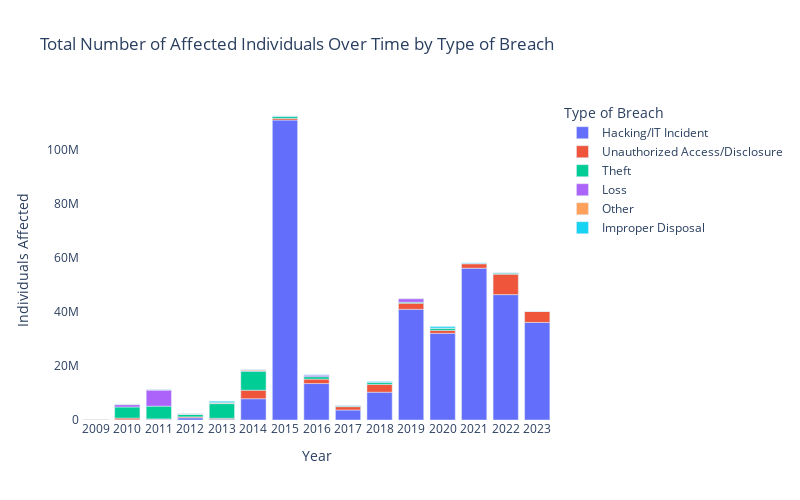

Write notebook code for a chart like this one.
### Markdown cell above
However, besides the count of breache types, the total number of affected individuals by those types of incidents might also be informative.

### Code cell
toggle_code()

fig = px.bar(breach_types[breach_types['Type of Breach'].isin(data['Type of Breach'].value_counts().index[:6])], y="Individuals Affected", x="Year", color="Type of Breach", title="Total Number of Affected Individuals Over Time by Type of Breach")
fig.update_layout(plot_bgcolor='white', xaxis = dict(tickmode = 'linear', tick0 = 1), width=800, height=500)
fig.show()

### Figure 1 — Plotly figure (JSON) as saved in the notebook; plotly's stock layout.template omitted (floating-point values rounded to 4 significant figures)
{"data": [{"alignmentgroup": "True", "hovertemplate": "Type of Breach=Hacking/IT Incident<br>Year=%{x}<br>Individuals Affected=%{y}<extra></extra>", "legendgroup": "Hacking/IT Incident", "marker": {"color": "#636efa", "pattern": {"shape": ""}}, "name": "Hacking/IT Incident", "offsetgroup": "Hacking/IT Incident", "orientation": "v", "showlegend": true, "textposition": "auto", "type": "bar", "x": [2022, 2021, 2020, 2019, 2023, 2018, 2017, 2016, 2015, 2014, 2013, 2011, 2012, 2010], "xaxis": "x", "y": [46382896, 56169310, 32062055, 40938825, 36097006, 10284201, 3697053, 13483185, 110971063, 7872185, 295942, 285088, 809597, 92358], "yaxis": "y"}, {"alignmentgroup": "True", "hovertemplate": "Type of Breach=Unauthorized Access/Disclosure<br>Year=%{x}<br>Individuals Affected=%{y}<extra></extra>", "legendgroup": "Unauthorized Access/Disclosure", "marker": {"color": "#EF553B", "pattern": {"shape": ""}}, "name": "Unauthorized Access/Disclosure", "offsetgroup": "Unauthorized Access/Disclosure", "orientation": "v", "showlegend": true, "textposition": "auto", "type": "bar", "x": [2018, 2019, 2020, 2016, 2021, 2017, 2022, 2015, 2014, 2023, 2013, 2011, 2012, 2010], "xaxis": "x", "y": [2891263, 2269501, 1089364, 1646736, 1627402, 1242925, 7565288, 623271, 3143794, 4059260, 343912, 126010, 353379, 620501], "yaxis": "y"}, {"alignmentgroup": "True", "hovertemplate": "Type of Breach=Theft<br>Year=%{x}<br>Individuals Affected=%{y}<extra></extra>", "legendgroup": "Theft", "marker": {"color": "#00cc96", "pattern": {"shape": ""}}, "name": "Theft", "offsetgroup": "Theft", "orientation": "v", "showlegend": true, "textposition": "auto", "type": "bar", "x": [2010, 2012, 2013, 2011, 2014, 2015, 2016, 2017, 2018, 2020, 2019, 2021, 2022, 2009, 2023], "xaxis": "x", "y": [4100560, 943174, 5425236, 4715394, 7042910, 737606, 898951, 303815, 685120, 812080, 364302, 107958, 462022, 47363, 16223], "yaxis": "y"}, {"alignmentgroup": "True", "hovertemplate": "Type of Breach=Loss<br>Year=%{x}<br>Individuals Affected=%{y}<extra></extra>", "legendgroup": "Loss", "marker": {"color": "#ab63fa", "pattern": {"shape": ""}}, "name": "Loss", "offsetgroup": "Loss", "orientation": "v", "showlegend": true, "textposition": "auto", "type": "bar", "x": [2015, 2013, 2014, 2012, 2016, 2017, 2011, 2019, 2010, 2020, 2018, 2022, 2021, 2009], "xaxis": "x", "y": [52359, 119214, 190522, 76282, 557952, 39381, 5994645, 1318989, 862652, 55050, 29966, 17665, 33358, 3800], "yaxis": "y"}, {"alignmentgroup": "True", "hovertemplate": "Type of Breach=Other<br>Year=%{x}<br>Individuals Affected=%{y}<extra></extra>", "legendgroup": "Other", "marker": {"color": "#FFA15A", "pattern": {"shape": ""}}, "name": "Other", "offsetgroup": "Other", "orientation": "v", "showlegend": true, "textposition": "auto", "type": "bar", "x": [2010, 2014, 2013, 2012, 2011, 2009], "xaxis": "x", "y": [156177, 355123, 235974, 82789, 13981, 83610], "yaxis": "y"}, {"alignmentgroup": "True", "hovertemplate": "Type of Breach=Improper Disposal<br>Year=%{x}<br>Individuals Affected=%{y}<extra></extra>", "legendgroup": "Improper Disposal", "marker": {"color": "#19d3f3", "pattern": {"shape": ""}}, "name": "Improper Disposal", "offsetgroup": "Improper Disposal", "orientation": "v", "showlegend": true, "textposition": "auto", "type": "bar", "x": [2020, 2013, 2017, 2018, 2010, 2014, 2016, 2012, 2015, 2011, 2019, 2023, 2021, 2022], "xaxis": "x", "y": [584479, 509238, 30822, 342272, 31207, 52187, 125730, 21329, 82421, 61948, 26081, 10233, 190540, 7086], "yaxis": "y"}], "layout": {"barmode": "relative", "height": 500, "legend": {"title": {"text": "Type of Breach"}, "tracegroupgap": 0}, "plot_bgcolor": "white", "title": {"text": "Total Number of Affected Individuals Over Time by Type of Breach"}, "width": 800, "xaxis": {"anchor": "y", "domain": [0, 1], "tick0": 1, "tickmode": "linear", "title": {"text": "Year"}}, "yaxis": {"anchor": "x", "domain": [0, 1], "title": {"text": "Individuals Affected"}}}}
